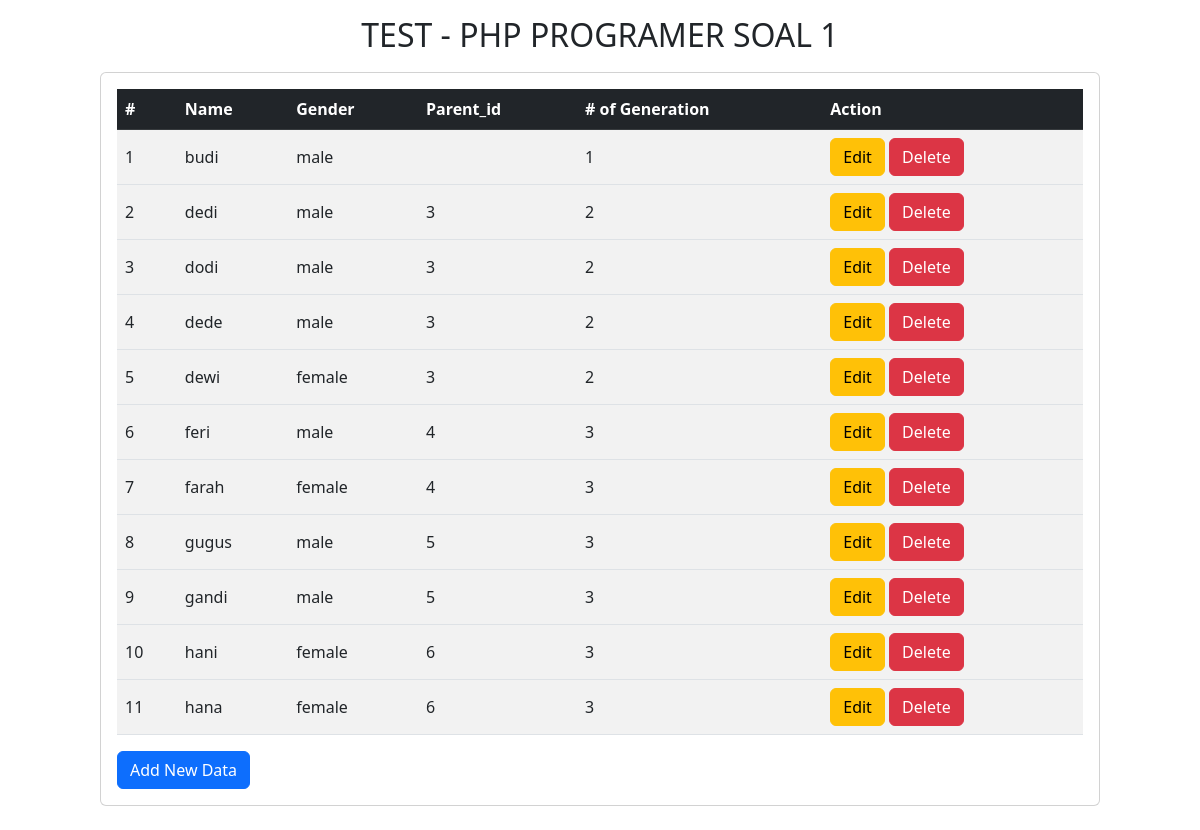
The page / on the database its author committed.
### tables this page shows
CREATE TABLE `silsilah_budi` (
  `id` int(11) NOT NULL,
  `name` varchar(11) NOT NULL,
  `parent_id` int(11) DEFAULT NULL,
  `generation` int(11) NOT NULL,
  `gender` enum('male','female','','') NOT NULL
);

### index.php (the view, shortened to what this page needs)
<!DOCTYPE html>
<html lang="en">
<head>
    <link href="https://cdn.jsdelivr.net/npm/bootstrap@5.2.3/dist/css/bootstrap.min.css" rel="stylesheet">
</head>
<body>
    <div class="header text-center mb-2 mt-3">
        <h2>TEST - PHP PROGRAMER SOAL 1</h2>
    </div>
    <div class="card mb-4" style="margin : 18px 100px 0px 100px;">
        <div class="card-body">
            <div class="table-responsive">
                <table class="table table-striped align-middle col-md-6">
                    <thead class="table-dark">
                        <tr>
                            <th scope="col">#</th>
                            <th scope="col">Name</th>
                            <th scope="col">Gender</th>
                            <th scope="col">Parent_id</th>
                            <th scope="col"># of Generation</th>
                            <th scope="col">Action</th>
                        </tr>
                    </thead>
                    <?php
                    include "db_conn.php";
                    $sql = "SELECT * FROM silsilah_budi order by id asc";
                    $hasil = mysqli_query($conn, $sql);
                    $no = 0;
                    while ($data = mysqli_fetch_array($hasil)) {
                        $no++;
                    ?>
                        <tbody>
                            <tr>
                                <td><?= $no; ?></td>
                                <td><?= $data["name"]; ?></td>
                                <td><?= $data["gender"]; ?></td>
                                <td><?= $data["parent_id"]; ?></td>
                                <td><?= $data["generation"]; ?></td>
                                <td>
                                    <a href="edit.php?id=<?= htmlspecialchars($data['id']); ?>" role="button" class="btn btn-warning">Edit</a>
                                    <a href="<?= htmlspecialchars($_SERVER["PHP_SELF"]); ?>?id=<?= $data['id']; ?>" class="btn btn-danger" role="button" onclick="return (confirm('Are you sure you want to delete this record?'))">Delete</a>
                                </td>
                            </tr>
                        </tbody>
                    <?php
                    }
                    ?>
                </table>
                <a href="add.php" class="btn btn-primary" role="button">Add New Data</a>
            </div>
        </div>
    </div>
</body>
</html>

### rows shown on the page
silsilah_budi: name "budi", gender "male", generation "1"
silsilah_budi: name "dedi", gender "male", parent "3", generation "2"
silsilah_budi: name "dodi", gender "male", parent "3", generation "2"
silsilah_budi: name "dede", gender "male", parent "3", generation "2"
silsilah_budi: name "dewi", gender "female", parent "3", generation "2"
silsilah_budi: name "feri", gender "male", parent "4", generation "3"
silsilah_budi: name "farah", gender "female", parent "4", generation "3"
silsilah_budi: name "gugus", gender "male", parent "5", generation "3"
silsilah_budi: name "gandi", gender "male", parent "5", generation "3"
silsilah_budi: name "hani", gender "female", parent "6", generation "3"
silsilah_budi: name "hana", gender "female", parent "6", generation "3"
